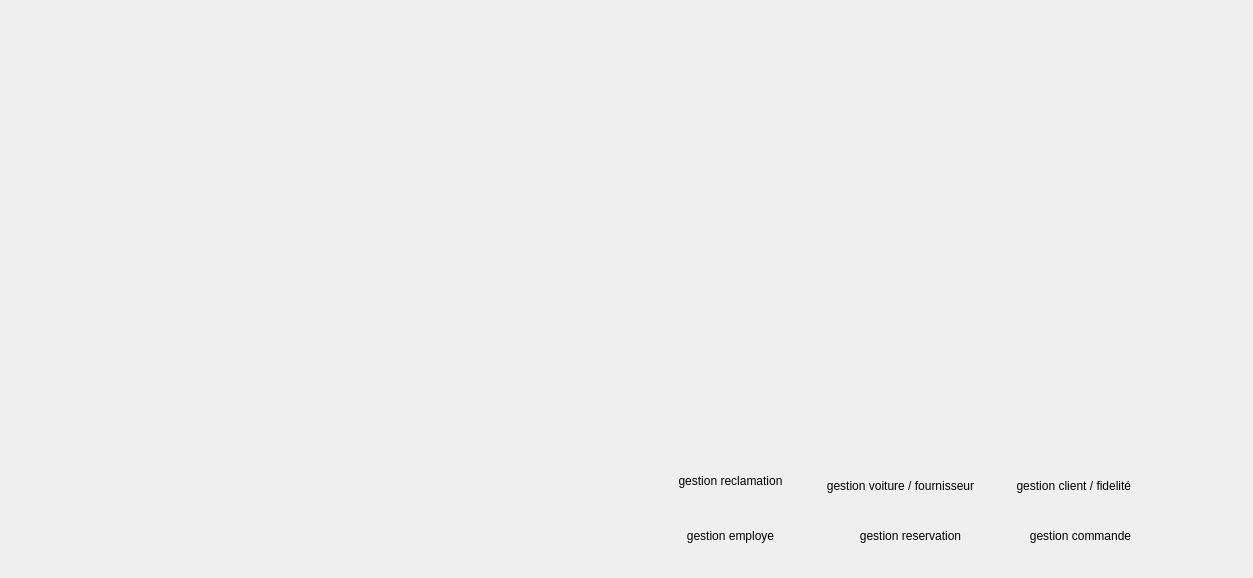
<?xml version="1.0" encoding="UTF-8"?>
<ui version="4.0">
 <class>menu</class>
 <widget class="QDialog" name="menu">
  <property name="geometry">
   <rect>
    <x>0</x>
    <y>0</y>
    <width>1253</width>
    <height>578</height>
   </rect>
  </property>
  <property name="windowTitle">
   <string>Dialog</string>
  </property>
  <widget class="QPushButton" name="comptes">
   <property name="geometry">
    <rect>
     <x>770</x>
     <y>182</y>
     <width>371</width>
     <height>91</height>
    </rect>
   </property>
   <property name="styleSheet">
    <string notr="true">background:transparent;
border:transparent;</string>
   </property>
   <property name="text">
    <string/>
   </property>
  </widget>
  <widget class="QPushButton" name="pushButton_2">
   <property name="geometry">
    <rect>
     <x>760</x>
     <y>332</y>
     <width>391</width>
     <height>81</height>
    </rect>
   </property>
   <property name="styleSheet">
    <string notr="true">background:transparent;
border:transparent;</string>
   </property>
   <property name="text">
    <string/>
   </property>
  </widget>
  <widget class="QLabel" name="label">
   <property name="geometry">
    <rect>
     <x>0</x>
     <y>0</y>
     <width>1254</width>
     <height>600</height>
    </rect>
   </property>
   <property name="minimumSize">
    <size>
     <width>1254</width>
     <height>600</height>
    </size>
   </property>
   <property name="text">
    <string/>
   </property>
   <property name="pixmap">
    <pixmap resource="interface.qrc">:/new/prefix1/interface/78205697_806966256413167_3984047019940380672_n.jpg</pixmap>
   </property>
  </widget>
  <widget class="QPushButton" name="pushButton_3">
   <property name="geometry">
    <rect>
     <x>650</x>
     <y>460</y>
     <width>161</width>
     <height>41</height>
    </rect>
   </property>
   <property name="styleSheet">
    <string notr="true">background:transparent;
border:transparent;</string>
   </property>
   <property name="text">
    <string>gestion reclamation</string>
   </property>
  </widget>
  <widget class="QPushButton" name="pushButton_4">
   <property name="geometry">
    <rect>
     <x>820</x>
     <y>470</y>
     <width>161</width>
     <height>31</height>
    </rect>
   </property>
   <property name="styleSheet">
    <string notr="true">background:transparent;
border:transparent;</string>
   </property>
   <property name="text">
    <string>gestion voiture / fournisseur</string>
   </property>
  </widget>
  <widget class="QPushButton" name="pushButton_5">
   <property name="geometry">
    <rect>
     <x>1000</x>
     <y>470</y>
     <width>151</width>
     <height>31</height>
    </rect>
   </property>
   <property name="styleSheet">
    <string notr="true">background:transparent;
border:transparent;</string>
   </property>
   <property name="text">
    <string>gestion client / fidelité </string>
   </property>
  </widget>
  <widget class="QPushButton" name="pushButton_6">
   <property name="geometry">
    <rect>
     <x>670</x>
     <y>520</y>
     <width>121</width>
     <height>31</height>
    </rect>
   </property>
   <property name="styleSheet">
    <string notr="true">background:transparent;
border:transparent;</string>
   </property>
   <property name="text">
    <string>gestion employe</string>
   </property>
  </widget>
  <widget class="QPushButton" name="pushButton_7">
   <property name="geometry">
    <rect>
     <x>850</x>
     <y>520</y>
     <width>121</width>
     <height>31</height>
    </rect>
   </property>
   <property name="styleSheet">
    <string notr="true">background:transparent;
border:transparent;</string>
   </property>
   <property name="text">
    <string>gestion reservation</string>
   </property>
  </widget>
  <widget class="QPushButton" name="pushButton_8">
   <property name="geometry">
    <rect>
     <x>1020</x>
     <y>520</y>
     <width>121</width>
     <height>31</height>
    </rect>
   </property>
   <property name="styleSheet">
    <string notr="true">background:transparent;
border:transparent;</string>
   </property>
   <property name="text">
    <string>gestion commande</string>
   </property>
  </widget>
  <zorder>label</zorder>
  <zorder>comptes</zorder>
  <zorder>pushButton_2</zorder>
  <zorder>pushButton_3</zorder>
  <zorder>pushButton_4</zorder>
  <zorder>pushButton_5</zorder>
  <zorder>pushButton_6</zorder>
  <zorder>pushButton_7</zorder>
  <zorder>pushButton_8</zorder>
 </widget>
 <resources>
  <include location="interface.qrc"/>
 </resources>
 <connections/>
</ui>
